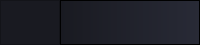
     <widget class="QFrame" name="top_frame">
      <property name="maximumSize">
       <size>
        <width>1120</width>
        <height>45</height>
       </size>
      </property>
      <property name="autoFillBackground">
       <bool>false</bool>
      </property>
      <property name="styleSheet">
       <string notr="true"/>
      </property>
      <property name="frameShape">
       <enum>QFrame::NoFrame</enum>
      </property>
      <property name="frameShadow">
       <enum>QFrame::Raised</enum>
      </property>
      <layout class="QHBoxLayout" name="horizontalLayout_2">
       <property name="spacing">
        <number>0</number>
       </property>
       <property name="leftMargin">
        <number>0</number>
       </property>
       <property name="topMargin">
        <number>0</number>
       </property>
       <property name="rightMargin">
        <number>0</number>
       </property>
       <property name="bottomMargin">
        <number>0</number>
       </property>
       <item>
        <widget class="QFrame" name="top_left_frame">
         <property name="minimumSize">
          <size>
           <width>60</width>
           <height>45</height>
          </size>
         </property>
         <property name="maximumSize">
          <size>
           <width>60</width>
           <height>45</height>
          </size>
         </property>
         <property name="styleSheet">
          <string notr="true">background-color: rgb(25, 26, 33);</string>
         </property>
         <property name="frameShape">
          <enum>QFrame::StyledPanel</enum>
         </property>
         <property name="frameShadow">
          <enum>QFrame::Raised</enum>
         </property>
        </widget>
       </item>
       <item>
        <widget class="QFrame" name="top_center_frame">
         <property name="styleSheet">
          <string notr="true">background-color: rgb(25, 26, 33);
background-color: qlineargradient(spread:pad, x1:0, y1:0, x2:1, y2:0, stop:0 rgba(25, 26, 33, 255), stop:1 rgba(40, 42, 54, 255));</string>
         </property>
         <property name="frameShape">
          <enum>QFrame::StyledPanel</enum>
         </property>
         <property name="frameShadow">
          <enum>QFrame::Raised</enum>
         </property>
         <widget class="QLabel" name="label_titulo">
          <property name="geometry">
           <rect>
            <x>-54</x>
            <y>-11</y>
            <width>1111</width>
            <height>61</height>
           </rect>
          </property>
          <property name="font">
           <font>
            <pointsize>16</pointsize>
            <weight>75</weight>
            <bold>true</bold>
           </font>
          </property>
          <property name="autoFillBackground">
           <bool>false</bool>
          </property>
          <property name="styleSheet">
           <string notr="true">color: rgb(255, 255, 255);
border: 0px solid;
background: transparent;</string>
          </property>
          <property name="text">
           <string>SisPag Pix - 2º Cartório de Registro de Imóveis do Rio de Janeiro</string>
          </property>
          <property name="textFormat">
           <enum>Qt::AutoText</enum>
          </property>
          <property name="alignment">
           <set>Qt::AlignCenter</set>
          </property>
         </widget>
        </widget>
       </item>
      </layout>
     </widget>
